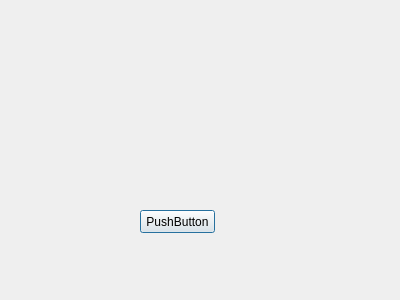
<?xml version="1.0" encoding="UTF-8"?>
<ui version="4.0">
 <class>About</class>
 <widget class="QDialog" name="About">
  <property name="geometry">
   <rect>
    <x>0</x>
    <y>0</y>
    <width>400</width>
    <height>300</height>
   </rect>
  </property>
  <property name="windowTitle">
   <string>Dialog</string>
  </property>
  <widget class="QPushButton" name="pushButton">
   <property name="geometry">
    <rect>
     <x>140</x>
     <y>210</y>
     <width>75</width>
     <height>23</height>
    </rect>
   </property>
   <property name="text">
    <string>PushButton</string>
   </property>
  </widget>
 </widget>
 <resources/>
 <connections/>
</ui>
